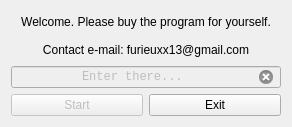
<?xml version="1.0" encoding="UTF-8"?>
<ui version="4.0">
 <class>Form</class>
 <widget class="QWidget" name="Form">
  <property name="geometry">
   <rect>
    <x>0</x>
    <y>0</y>
    <width>292</width>
    <height>127</height>
   </rect>
  </property>
  <property name="minimumSize">
   <size>
    <width>0</width>
    <height>0</height>
   </size>
  </property>
  <property name="maximumSize">
   <size>
    <width>1920</width>
    <height>1080</height>
   </size>
  </property>
  <property name="windowTitle">
   <string>Welcoming Panel</string>
  </property>
  <layout class="QGridLayout" name="gridLayout">
   <item row="4" column="0">
    <widget class="QPushButton" name="startButton">
     <property name="enabled">
      <bool>false</bool>
     </property>
     <property name="text">
      <string>Start</string>
     </property>
     <property name="checkable">
      <bool>false</bool>
     </property>
    </widget>
   </item>
   <item row="4" column="1">
    <widget class="QPushButton" name="exitButton">
     <property name="text">
      <string>Exit</string>
     </property>
    </widget>
   </item>
   <item row="2" column="0" colspan="2">
    <widget class="QLabel" name="contactLabel">
     <property name="text">
      <string>Contact e-mail: furieuxx13@gmail.com</string>
     </property>
     <property name="alignment">
      <set>Qt::AlignCenter</set>
     </property>
    </widget>
   </item>
   <item row="1" column="0" colspan="2">
    <widget class="QLabel" name="infoLabel">
     <property name="text">
      <string>Welcome. Please buy the program for yourself.</string>
     </property>
     <property name="alignment">
      <set>Qt::AlignCenter</set>
     </property>
    </widget>
   </item>
   <item row="3" column="0" colspan="2">
    <widget class="QLineEdit" name="keyText">
     <property name="enabled">
      <bool>false</bool>
     </property>
     <property name="font">
      <font>
       <family>Courier New</family>
      </font>
     </property>
     <property name="text">
      <string>Enter there...</string>
     </property>
     <property name="alignment">
      <set>Qt::AlignCenter</set>
     </property>
     <property name="clearButtonEnabled">
      <bool>true</bool>
     </property>
    </widget>
   </item>
  </layout>
 </widget>
 <resources/>
 <connections/>
</ui>
